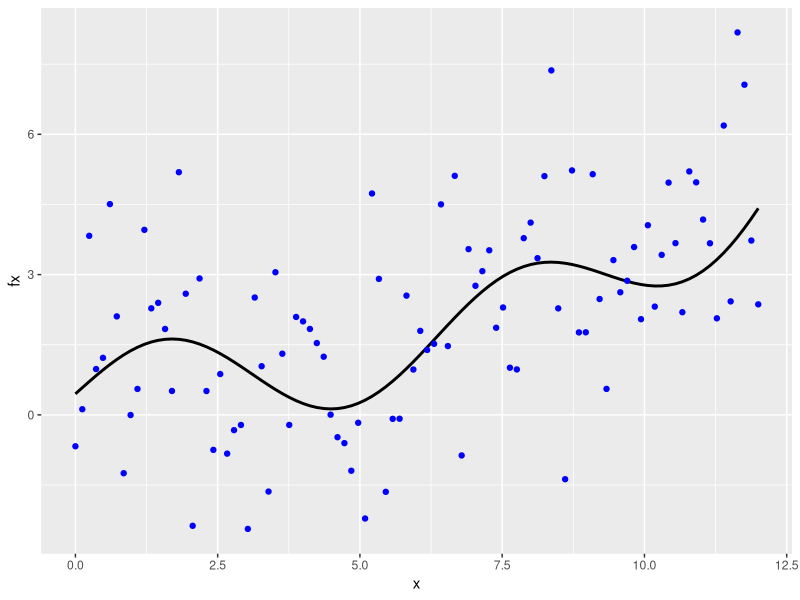
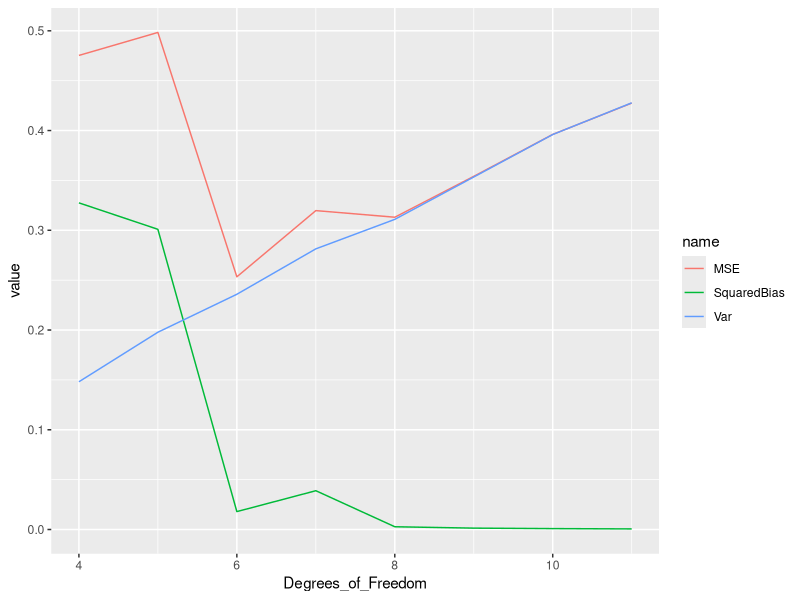

Write the R code that produced these figures, in order.
### A simple model selection exercise: Fitting a polynomial to the data ###

library(ggplot2)
library(splines)

# set a random seed to make the results reproducible

set.seed(123)
n_sample <- 100

# Train data 

x <- seq(from = 0, to = 12, length = n_sample)
fx <- sin(x) + exp((x-4)/5)

epsilon <- rnorm(n_sample, 0, sd = 2)
y <- fx + epsilon

# Test data 

ggplot(data = NULL, aes(x = x)) + geom_line(aes(y = fx), linewidth = 1) + geom_point(aes(y = y), color = "blue")


# Consider fitting a cubic spline with different number of knots. The true function is not a cubic spline, so we cannot expect to have an
# unbiased estimator, however a spline with enough d.o.f. should approximate well our function, and then have low bias. 

# To approximate bias and variance, we simulate many data sets and apply the same estimators to each data set, and we average. We then 
# obtain a graph of the results that tells us how squared bias and variance behave as a function of d.o.f. 

# set a random seed to make the results reproducible 
  
set.seed(123) 

n_sim <- 500
n_df <- 8 

# setup containers to store the results 

prediction_matrix <- matrix(NA, nrow = n_sim, ncol = n_sample)
mse_temp <- matrix(NA, nrow = n_sim, ncol = n_df)
msep_temp <- matrix(NA, nrow = n_sim, ncol = n_df)
naive_temp <- matrix(NA, nrow = n_sim, ncol = n_df)  # part 2.5 in the pdf

results <- matrix(NA, nrow = 5, ncol = n_df)

# outer for-loop
for (df_iter in 1:n_df) {
  # inner for-loop 
  for (mc_iter in seq(n_sim)) {
    epsilon_train <- rnorm(n_sample,0, sd = 2)
    y_train <- fx + epsilon_train
    
    cspline <- lm(y_train ~ splines::bs(x, df = df_iter + 2))
    cspline_predict <- predict(cspline, data.frame(x))
    prediction_matrix[mc_iter, 1:n_sample] <- cspline_predict
    mse_temp[mc_iter, df_iter] <- mean((cspline_predict - fx)^2)
    naive_temp[mc_iter, df_iter] <- mean((cspline_predict - y_train)^2)
  }
  var_matrix <- apply(prediction_matrix, 2, FUN = var) # pdf notes page 8 MSE_n formula first term
  bias_matrix <- apply(prediction_matrix, 2, FUN = mean) # pdf notes page 8 MSE_n formula second term
  squared_bias <- (bias_matrix - fx)^2
  results[1, df_iter] <- mean(var_matrix)  
  results[2, df_iter] <- mean(squared_bias)
}
results[3,1:n_df] <- apply(mse_temp, 2, FUN = mean)
results[4,1:n_df] <- apply(naive_temp, 2, FUN = mean)
results[5,1:n_df] <- (1:n_df) + 3
results <- t(results)
colnames(results) <- c("Var", "SquaredBias", "MSE", "Naive",
                       "Degrees_of_Freedom")
results <- data.frame(results)

library(tidyverse)
plabs <- c("Var", "SquaredBias", "MSE", "Degrees_of_Freedom")
presults <- results[plabs]
presults %>%
  pivot_longer(cols = - Degrees_of_Freedom) %>%
  ggplot(aes(Degrees_of_Freedom, value, color = name)) +
  geom_line()
